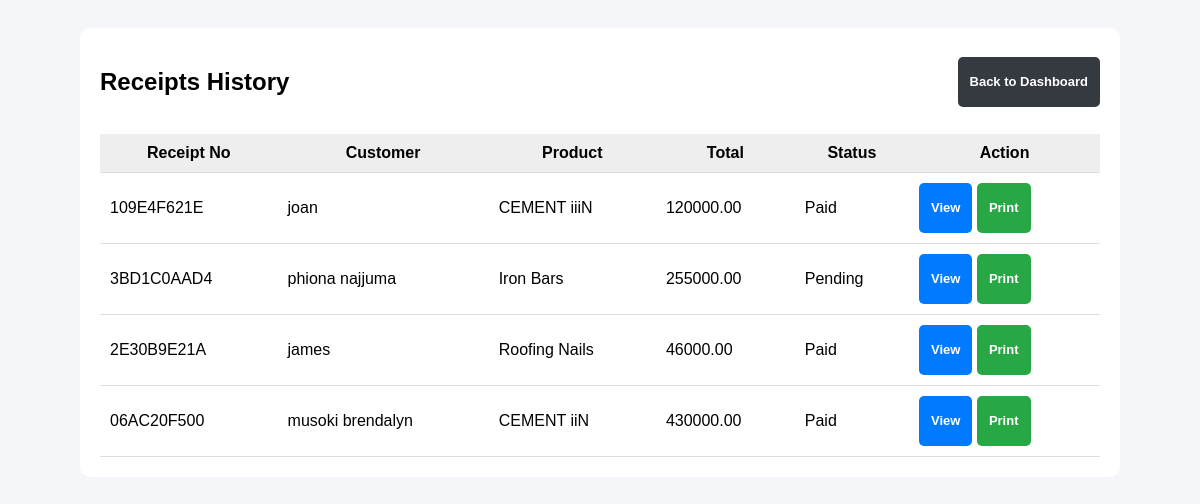
/receipts/ (signed in), run on the app's committed database.
### nyondo_app/models.py (models this page shows, shortened)
class Sales(models.Model):
    customer_name = models.CharField(max_length=100)
    customer_phone = models.CharField(max_length=15)
    product = models.ForeignKey(Stock, on_delete=models.PROTECT)
    quantity = models.PositiveIntegerField()
    unit_price = models.DecimalField(max_digits=12, decimal_places=2)
    distance_km = models.PositiveIntegerField(default=0)
    PAYMENT_STATUS = [
        ("Paid", "Paid"),
        ("Pending", "Pending"),
    ]
    payment_status = models.CharField(max_length=20, choices=PAYMENT_STATUS)
    sale_date = models.DateTimeField(auto_now_add=True)
    receipt_no = models.CharField(max_length=20, unique=True, blank=True, editable=False)
    is_voided = models.BooleanField(default=False)
    void_reason = models.TextField(blank=True)
    voided_at = models.DateTimeField(blank=True, null=True)
    voided_by = models.ForeignKey(
        User,
        on_delete=models.SET_NULL,
        blank=True,
        null=True,
        related_name="voided_sales",
    )
    @property
    def total_amount(self):
        return self.quantity * self.unit_price
    @property
    def transport_charge(self):
        if self.distance_km <= 10 and self.total_amount >= 500000:
            return 0
        return 30000
    @property
    def final_total(self):
        return self.total_amount + self.transport_charge

class Stock(models.Model):
    CATEGORY_CHOICES = [
        ("Cement", "Cement"),
        ("Iron Bars", "Iron Bars"),
        ("Nails", "Nails"),
        ("Iron Sheets", "Iron Sheets"),
        ("Wire Mesh", "Wire Mesh"),
        ("Barbed Wire", "Barbed Wire"),
        ("Wheelbarrows", "Wheelbarrows"),
        ("Other", "Other"),
    ]
    product_name = models.CharField(max_length=100)
    category = models.CharField(max_length=50, choices=CATEGORY_CHOICES)
    quantity = models.PositiveIntegerField()
    reorder_level = models.PositiveIntegerField(default=5)
    buying_price = models.DecimalField(max_digits=12, decimal_places=2)
    selling_price = models.DecimalField(max_digits=12, decimal_places=2)
    supplier_name = models.CharField(max_length=100)
    description = models.TextField(blank=True, null=True)
    date_added = models.DateTimeField(auto_now_add=True)
    updated_at = models.DateTimeField(auto_now=True)

### nyondo_app/views.py (the view)
# urls.py: path("receipts/", views.receipts_list, name="receipts_list"),
@login_required
def receipts_list(request):
    receipts = Sales.objects.all().order_by("-sale_date")
    return render(
        request,
        "nyondo/receipt_list.html",
        {"receipts": receipts}
    )

### nyondo_app/templates/nyondo/receipt_list.html (shortened to what this page needs)
{% load static %}
<!DOCTYPE html>
<html>
<head>
    <link rel="stylesheet" href="{% static 'nyondo_app/css/nyondo/receipt_list.css' %}">
</head>
<body>
<div class="container">
    <div class="page-header">
        <h2>Receipts History</h2>
        <a href="{% url 'sales_dashboard' %}" class="btn btn-back">Back to Dashboard</a>
    </div>
    <table>
        <tr>
            <th>Receipt No</th>
            <th>Customer</th>
            <th>Product</th>
            <th>Total</th>
            <th>Status</th>
            <th>Action</th>
        </tr>
        {% for r in receipts %}
        <tr>
            <td>{{ r.receipt_no }}</td>
            <td>{{ r.customer_name }}</td>
            <td>{{ r.product.product_name }}</td>
            <td>{{ r.final_total }}</td>
            <td>
                {% if r.is_voided %}
                    <span class="status-badge voided">Voided</span>
                {% else %}
                    {{ r.payment_status }}
                {% endif %}
            </td>
            <td>
                <a href="{% url 'receipt_detail' r.id %}" class="btn view">View</a>
                <a href="{% url 'receipt_print' r.id %}" class="btn print">Print</a>
            </td>
        </tr>
        {% empty %}
        <tr>
            <td colspan="6">No receipts found</td>
        </tr>
        {% endfor %}
    </table>
</div>
</body>
</html>

### nyondo_app/static/nyondo_app/css/nyondo/receipt_list.css (style rules this page uses)
body { font-family: Arial; background: #f4f6f9; padding: 20px; }
.container { max-width: 1000px; margin: auto; background: white; padding: 20px; border-radius: 10px; }
.page-header { display: flex; align-items: center; justify-content: space-between; gap: 12px; margin-bottom: 18px; }
table { width: 100%; border-collapse: collapse; }
th, td { padding: 10px; border-bottom: 1px solid #ddd; }
th { background: #eee; }
.btn { display: inline-flex; align-items: center; justify-content: center; min-height: 34px; padding: 8px 12px; text-decoration: none; border-radius: 5px; color: white; font-size: 13px; font-weight: bold; transition: background 0.2s ease, transform 0.2s ease; }
.view { background: #007bff; }
.print { background: #28a745; }
.btn-back { background: #343a40; }

### data on the page
Sales: receipt_no "109E4F621E", customer_name "joan", product.product_name "CEMENT iiiN", final_total "120000.00", payment_status "Paid"
Sales: receipt_no "3BD1C0AAD4", customer_name "phiona najjuma", product.product_name "Iron Bars", final_total "255000.00", payment_status "Pending"
Sales: receipt_no "2E30B9E21A", customer_name "james", product.product_name "Roofing Nails", final_total "46000.00", payment_status "Paid"
Sales: receipt_no "06AC20F500", customer_name "musoki brendalyn", product.product_name "CEMENT iiN", final_total "430000.00", payment_status "Paid"
